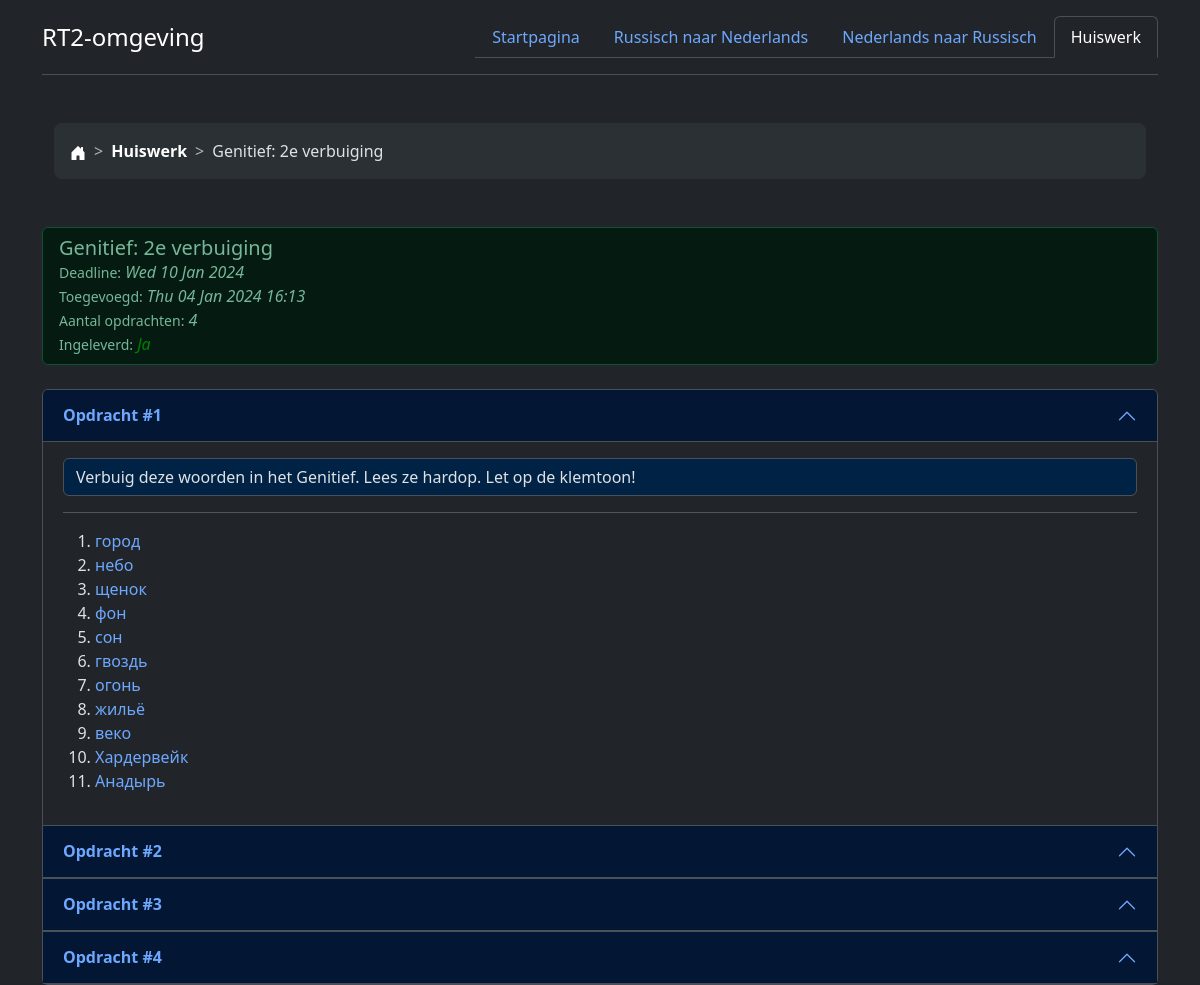
Screenshot of /huiswerk/6/ with the database file from the repository.
### Vocabulaire/models.py (models this page shows, shortened)
class Homework(models.Model):
    created = models.DateTimeField(null=True, blank=True)
    visible = models.BooleanField(default=False)
    deadline = models.DateField()
    topic = models.CharField(max_length=200)
    done = models.BooleanField()
    def __str__(self):
        return self.topic

class Task(models.Model):
    homework = models.ForeignKey(Homework, on_delete=models.CASCADE)
    description = models.TextField()
    content = RichTextField()

### Vocabulaire/views.py (the view)
# urls.py: path("huiswerk/<homework_id>/", views.tasks, name='tasks'),
def tasks(request, homework_id):
    homework = Homework.objects.get(id=homework_id)
    tasks = homework.task_set.all()
    breadcrumb = ['homework', 'tasks']
    breadcrumb_names = [unquote(page) for page in reverse('tasks', args=[
        homework_id]).strip(
        "/").split("/")]
    breadcrumb_names[-1] = str(homework)
    today = date.today()
    context = {
        'breadcrumb': list(zip(breadcrumb, breadcrumb_names)),
        'homework': homework,
        'tasks': tasks,
        'today': today,
    }
    return render(request, "Vocabulaire/tasks.html", context)

### templates/Vocabulaire/tasks.html (shortened to what this page needs)
{% extends 'Vocabulaire/base.html' %}
{% block content %}
    <ul class="list-group">
      <li class="list-group-item{% if homework.done %} list-group-item-success{% elif homework.deadline < today %} list-group-item-warning{% endif %}">
          <div class="card-body">
            <h5 class="card-title">{{ homework|capfirst }}</h5>
              <small>Deadline:</small> <i>{{ homework.deadline|date:"D d M Y" }}</i><br>
              <small>Toegevoegd:</small> <i>{{ homework.created|date:"D d M Y" }} {{ homework.created|time:"H:i" }}</i><br>
              <small>Aantal opdrachten:</small> <i>{{ homework.task_set.all|length }}</i><br>
            <small>Ingeleverd:</small> <i>{% if homework.done %}<span style="color: green">Ja</span>{% else %}<span style="color: red">Nog niet</span>{% endif %}</i>
          </div>
      </li>
  </ul>
<br>
<div class="accordion" id="accordionExample">
{% for task in tasks %}
  <div class="accordion-item">
    <h2 class="accordion-header">
      <button class="accordion-button" type="button" data-bs-toggle="collapse" data-bs-target="#task{{ task.id }}" aria-expanded="true" aria-controls="collapseOne">
        <b>Opdracht #{{ forloop.counter }}</b>
      </button>
    </h2>
    <div id="task{{ task.id }}" class="accordion-collapse collapse{% if forloop.first %} show{% endif %}" data-bs-parent="#accordionExample">
      <div class="accordion-body">
        <span class="form-control" style="background-color: #002244">
          {{ task.description|capfirst }}
        </span>
        <hr>
        {{ task.content|safe }}
      </div>
    </div>
  </div>
{% empty %}
  Helemaal geen idee hoe het gebeurd is, maar er zijn geen opdrachten voor dit huiswerk!
{% endfor %}
</div>
{% endblock %}

### templates/Vocabulaire/base.html (shortened to what this page needs)
<!DOCTYPE html>
<html lang="en" data-bs-theme="dark">
<head>
  <link href="https://cdn.jsdelivr.net/npm/bootstrap@5.3.2/dist/css/bootstrap.min.css" rel="stylesheet"
>
  <link href="https://getbootstrap.com/docs/5.3/examples/breadcrumbs/breadcrumbs.css" rel="stylesheet">
</head>
<body>
  <div class="container">
    <header class="d-flex flex-wrap justify-content-center py-3 mb-4 border-bottom">
      <a href="/" class="d-flex align-items-center mb-3 mb-md-0 me-md-auto link-body-emphasis text-decoration-none">
        <span class="fs-4">RT2-omgeving</span>
      </a>
      <ul class="nav nav-tabs">
        <li class="nav-item"><a href="/" class="nav-link{% if not breadcrumb.0.1 %} active" aria-current="page{% endif %}">Startpagina</a></li>
        <li class="nav-item"><a href="{% url 'russian' %}" class="nav-link{% if breadcrumb.0.1 == 'russisch' %} active" aria-current="page{% endif %}">Russisch naar Nederlands</a></li>
        <li class="nav-item"><a href="{% url 'dutch' %}" class="nav-link{% if breadcrumb.0.1 == 'nederlands' %} active" aria-current="page{% endif %}">Nederlands naar Russisch</a></li>
        <li class="nav-item"><a href="{% url 'homework' %}" class="nav-link{% if breadcrumb.0.1 == 'huiswerk' %} active" aria-current="page{% endif %}">Huiswerk</a></li>
      </ul>
    </header>
  </div>
<div class="container">
  <div class="container my-5">
    <nav style="--bs-breadcrumb-divider: '>';" aria-label="breadcrumb">
      <ol class="breadcrumb breadcrumb-chevron p-3 bg-body-tertiary rounded-3">
        <li class="breadcrumb-item">
          <a class="link-body-emphasis" href={% url 'index' %}>
            <svg class="bi" width="16" height="16">
              <use xlink:href="#house-door-fill" fill="white"></use>
            </svg>
        </li>
        {% for link, name in breadcrumb %}
          <li class="breadcrumb-item">
            {% if not forloop.last %}<a class="link-body-emphasis fw-semibold text-decoration-none" href="{% url link %}">{{ name|capfirst }}</a>
            {% else %}{{ name|capfirst }}{% endif %}
          </li>
        {% endfor %}
      </ol>
    </nav>
  </div>
  {% block content %}{% endblock %}
</div>
</body>
</html>

### templates/Vocabulaire/base.html (style rules this page uses)
body { -ms-overflow-style: none; }
html { overflow: scroll; scrollbar-width: none; }
a { text-decoration: none; }

### rows the page displays
Homework: breadcrumb "Genitief: 2e verbuiging", topic "Genitief: 2e verbuiging", deadline "Wed 10 Jan 2024", created "Thu 04 Jan 2024", created "16:13", task_set.all|length "4"
Task: description "Verbuig deze woorden in het Genitief. Lees ze hardop. Let op de klemtoon!", content "город небо щенок фон сон гвоздь огонь жильё веко Хардервейк Анадырь"

### other values shown
{{ name|capfirst }} "Huiswerk"
